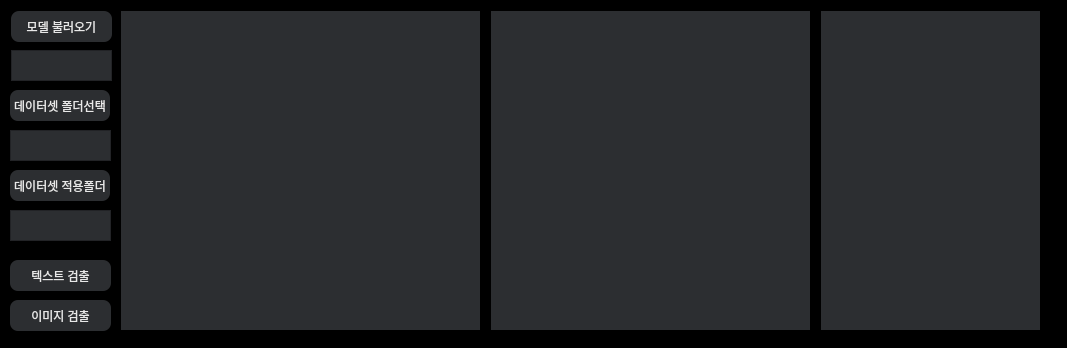
<?xml version="1.0" encoding="UTF-8"?>
<ui version="4.0">
 <class>Dialog</class>
 <widget class="QDialog" name="Dialog">
  <property name="geometry">
   <rect>
    <x>0</x>
    <y>0</y>
    <width>1067</width>
    <height>348</height>
   </rect>
  </property>
  <property name="minimumSize">
   <size>
    <width>0</width>
    <height>0</height>
   </size>
  </property>
  <property name="maximumSize">
   <size>
    <width>16777215</width>
    <height>16777215</height>
   </size>
  </property>
  <property name="windowTitle">
   <string>Dialog</string>
  </property>
  <property name="styleSheet">
   <string notr="true">QDialog{
	background-color : rgb(0, 0, 0);
	color: #fff;
	font: 9pt &quot;휴먼모음T&quot;;
}
QPushButton{
    color:#e8e8e8;
    border-radius: 8px;
	background-color : #2c2e31;
}
QTextEdit{
	color: #fff;
}
</string>
  </property>
  <widget class="QTreeView" name="treeView">
   <property name="geometry">
    <rect>
     <x>820</x>
     <y>10</y>
     <width>221</width>
     <height>321</height>
    </rect>
   </property>
   <property name="cursor" stdset="0">
    <cursorShape>PointingHandCursor</cursorShape>
   </property>
   <property name="styleSheet">
    <string notr="true">background-color : #2c2e31;
border-style: solid;
border-width: 1px;
border-color: #rgb(0, 0, 0);
color: #fff;</string>
   </property>
   <property name="midLineWidth">
    <number>0</number>
   </property>
   <property name="dragDropMode">
    <enum>QAbstractItemView::DragDrop</enum>
   </property>
  </widget>
  <widget class="QLabel" name="label_2">
   <property name="geometry">
    <rect>
     <x>490</x>
     <y>10</y>
     <width>321</width>
     <height>321</height>
    </rect>
   </property>
   <property name="cursor">
    <cursorShape>PointingHandCursor</cursorShape>
   </property>
   <property name="styleSheet">
    <string notr="true">border-style: solid;
border-width: 1px;
border-color: #rgb(0, 0, 0);
background-color : #2c2e31;</string>
   </property>
   <property name="text">
    <string/>
   </property>
  </widget>
  <widget class="QLabel" name="label">
   <property name="geometry">
    <rect>
     <x>120</x>
     <y>10</y>
     <width>361</width>
     <height>321</height>
    </rect>
   </property>
   <property name="styleSheet">
    <string notr="true">border-style: solid;
border-width: 1px;
border-color: #rgb(0, 0, 0);
background-color : #2c2e31;</string>
   </property>
   <property name="text">
    <string/>
   </property>
  </widget>
  <widget class="QPushButton" name="pushButton_1">
   <property name="geometry">
    <rect>
     <x>11</x>
     <y>11</y>
     <width>101</width>
     <height>31</height>
    </rect>
   </property>
   <property name="styleSheet">
    <string notr="true">QPushButton:hover{
	background-color:#505459;
	color: #fff;
}
QPushButton:pressed{
	border-bottom-color: rgb(0, 0, 0);
	border-right-color: rgb(0, 0, 0);
    background-color:rgb(162, 169, 180);
}
</string>
   </property>
   <property name="text">
    <string>모델 불러오기</string>
   </property>
  </widget>
  <widget class="QPushButton" name="pushButton_2">
   <property name="geometry">
    <rect>
     <x>10</x>
     <y>90</y>
     <width>100</width>
     <height>31</height>
    </rect>
   </property>
   <property name="styleSheet">
    <string notr="true">QPushButton:hover{
	background-color:#505459;
	color: #fff;
}
QPushButton:pressed{
	border-bottom-color: rgb(0, 0, 0);
	border-right-color: rgb(0, 0, 0);
    background-color:rgb(162, 169, 180);
}
</string>
   </property>
   <property name="text">
    <string>데이터셋 폴더선택</string>
   </property>
  </widget>
  <widget class="QPushButton" name="pushButton_4">
   <property name="geometry">
    <rect>
     <x>10</x>
     <y>170</y>
     <width>100</width>
     <height>31</height>
    </rect>
   </property>
   <property name="styleSheet">
    <string notr="true">QPushButton:hover{
	background-color:#505459;
	color: #fff;
}
QPushButton:pressed{
	border-bottom-color: rgb(0, 0, 0);
	border-right-color: rgb(0, 0, 0);
    background-color:rgb(162, 169, 180);
}
</string>
   </property>
   <property name="text">
    <string>데이터셋 적용폴더</string>
   </property>
  </widget>
  <widget class="QTextEdit" name="textEdit_4">
   <property name="geometry">
    <rect>
     <x>10</x>
     <y>210</y>
     <width>101</width>
     <height>31</height>
    </rect>
   </property>
   <property name="styleSheet">
    <string notr="true">background-color : #2c2e31;</string>
   </property>
  </widget>
  <widget class="QTextEdit" name="textEdit_2">
   <property name="geometry">
    <rect>
     <x>10</x>
     <y>130</y>
     <width>101</width>
     <height>31</height>
    </rect>
   </property>
   <property name="styleSheet">
    <string notr="true">background-color : #2c2e31;</string>
   </property>
  </widget>
  <widget class="QTextEdit" name="textEdit_1">
   <property name="geometry">
    <rect>
     <x>11</x>
     <y>50</y>
     <width>101</width>
     <height>31</height>
    </rect>
   </property>
   <property name="styleSheet">
    <string notr="true">background-color : #2c2e31;</string>
   </property>
  </widget>
  <widget class="QPushButton" name="pushButton_3">
   <property name="geometry">
    <rect>
     <x>10</x>
     <y>300</y>
     <width>101</width>
     <height>31</height>
    </rect>
   </property>
   <property name="styleSheet">
    <string notr="true">QPushButton:hover{
	background-color:#505459;
	color: #fff;
}
QPushButton:pressed{
	border-bottom-color: rgb(0, 0, 0);
	border-right-color: rgb(0, 0, 0);
    background-color:rgb(162, 169, 180);
}
</string>
   </property>
   <property name="text">
    <string>이미지 검출</string>
   </property>
  </widget>
  <widget class="QPushButton" name="pushButton_result">
   <property name="geometry">
    <rect>
     <x>10</x>
     <y>260</y>
     <width>101</width>
     <height>31</height>
    </rect>
   </property>
   <property name="styleSheet">
    <string notr="true">QPushButton:hover{
	background-color:#505459;
	color: #fff;
}
QPushButton:pressed{
	border-bottom-color: rgb(0, 0, 0);
	border-right-color: rgb(0, 0, 0);
    background-color:rgb(162, 169, 180);
}
</string>
   </property>
   <property name="text">
    <string>텍스트 검출</string>
   </property>
  </widget>
 </widget>
 <resources/>
 <connections/>
</ui>
